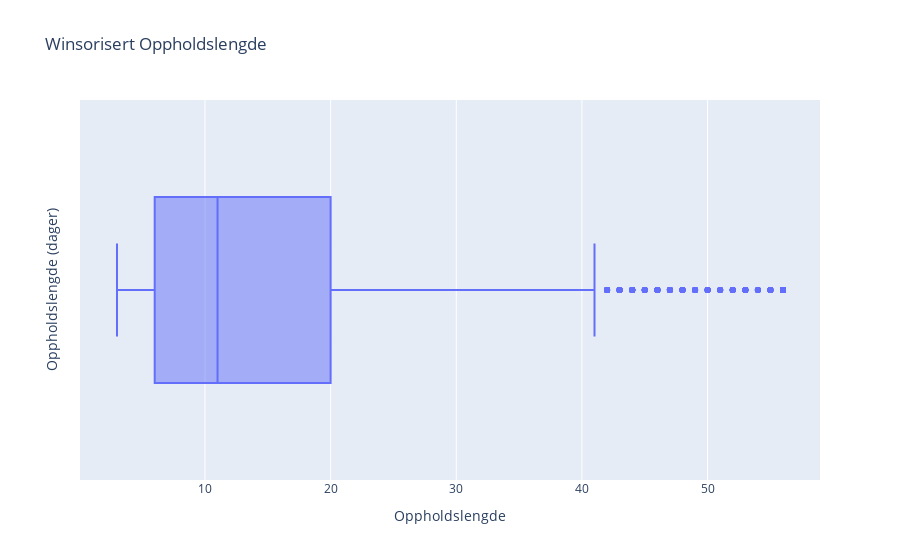

Notebook cell for this chart:
### Code cell
import plotly.express as px
import pandas as pd
from scipy.stats.mstats import winsorize

# Winsorisering av y_train
y_train_winsorized = winsorize(y_train, limits=[0.0, 0.05])

# Konverter winsoriserte data til en DataFrame for visualisering
df_winsorized = pd.DataFrame({'Winsorisert Oppholdslengde': y_train_winsorized})

# Lag et boxplot uten individuelle datapunkter
fig = px.box(df_winsorized, x='Winsorisert Oppholdslengde', title="Winsorisert Oppholdslengde")
fig.update_layout(
    yaxis_title="Oppholdslengde (dager)",
    xaxis_title="Oppholdslengde"
)
fig.show()

### Figure 1 — Plotly figure (JSON) as saved in the notebook; plotly's stock layout.template omitted (floating-point values rounded to 4 significant figures; data arrays with more than 128 entries replaced by an {"elided": "..."} marker saying what was removed)
{"data": [{"alignmentgroup": "True", "hovertemplate": "Winsorisert Oppholdslengde=%{x}<extra></extra>", "legendgroup": "", "marker": {"color": "#636efa"}, "name": "", "notched": false, "offsetgroup": "", "orientation": "h", "showlegend": false, "type": "box", "x": {"elided": "5413 int values"}, "x0": " ", "xaxis": "x", "y0": " ", "yaxis": "y"}], "layout": {"boxmode": "group", "legend": {"tracegroupgap": 0}, "title": {"text": "Winsorisert Oppholdslengde"}, "xaxis": {"anchor": "y", "domain": [0, 1], "title": {"text": "Oppholdslengde"}}, "yaxis": {"anchor": "x", "domain": [0, 1], "title": {"text": "Oppholdslengde (dager)"}}}}
